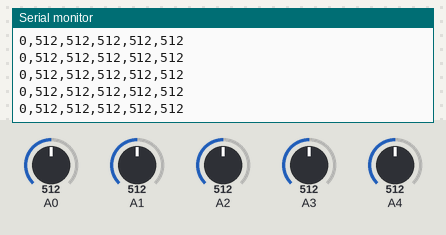
This sketch was run on a simulated Arduino Uno, built with avr-gcc and run on an emulated ATmega328P. Shown: the last lines printed to the serial monitor. The inputs (shaded band) are chosen by the test bench; at power-on: A0 = 512, A1 = 512, A2 = 512, A3 = 512, A4 = 512.

Above: at 1.2 s.
1.3 s: A0 set to 716
At 1.32 s:
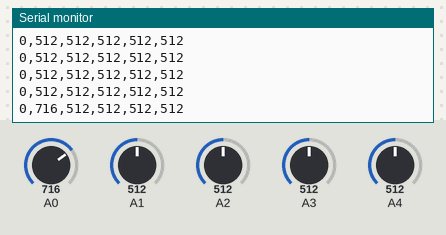
2.8 s: A1 set to 716
At 2.85 s:
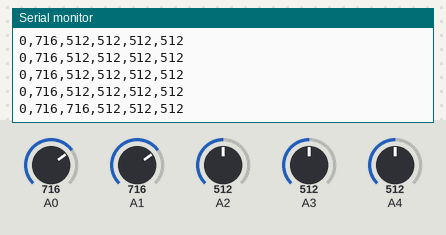
4.3 s: A2 set to 716
At 4.37 s:
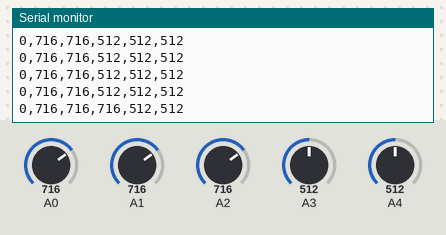
5.8 s: A3 set to 716
At 5.89 s:
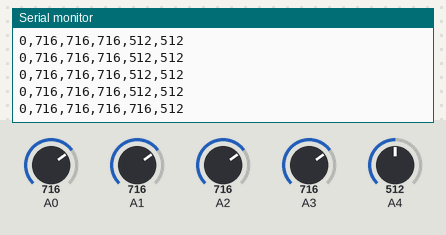
7.3 s: A4 set to 716
At 7.31 s:
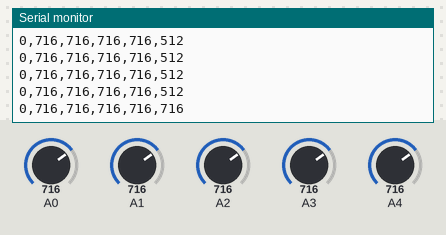
8.8 s: A0 set to 992
At 8.83 s:
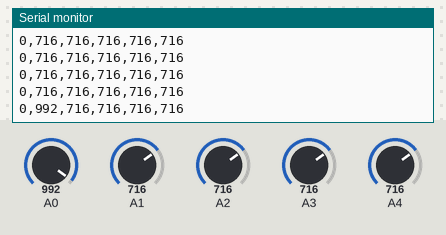
Timing chart, 0 to 11.3 s (numbered marks = the images above; inputs shaded):
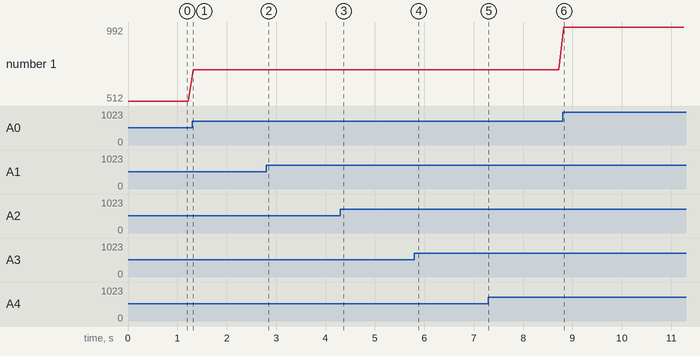

Measured:
- after the input at 1.3 s, the serial monitor: prints a new line at once (image 1)
- after the input at 2.8 s, the serial monitor: prints a new line at once (image 2)
- after the input at 4.3 s, the serial monitor: prints a new line after 0.06 s (image 3)
- after the input at 5.8 s, the serial monitor: prints a new line after 0.08 s (image 4)
- after the input at 7.3 s, the serial monitor: prints a new line at once (image 5)
- after the input at 8.8 s, the serial monitor: prints a new line at once (image 6)
- plotted number 1: 512 → 716 after the input at 1.3 s, 716 → 992 after the input at 8.8 s

The sketch:

Codigo_Brazo_arudino_mega.ino
```cpp
int valorJoystick[5];
String SumaDeValores;
void setup() {
  // put your setup code here, to run once:
  Serial.begin(115200);
}

void loop() {
  // put your main code here, to run repeatedly:

  valorJoystick[0] = analogRead(A0);
  valorJoystick[1] = analogRead(A1);
  valorJoystick[2] = analogRead(A2);
  valorJoystick[3] = analogRead(A3);
  valorJoystick[4] = analogRead(A4);
  SumaDeValores = "0," + String(valorJoystick[0]) + "," + String(valorJoystick[1]) + "," + String(valorJoystick[2]) + "," + String(valorJoystick[3]) + "," + String(valorJoystick[4]) + "\n";
  Serial.print(SumaDeValores);
  delay(100);
}
```
